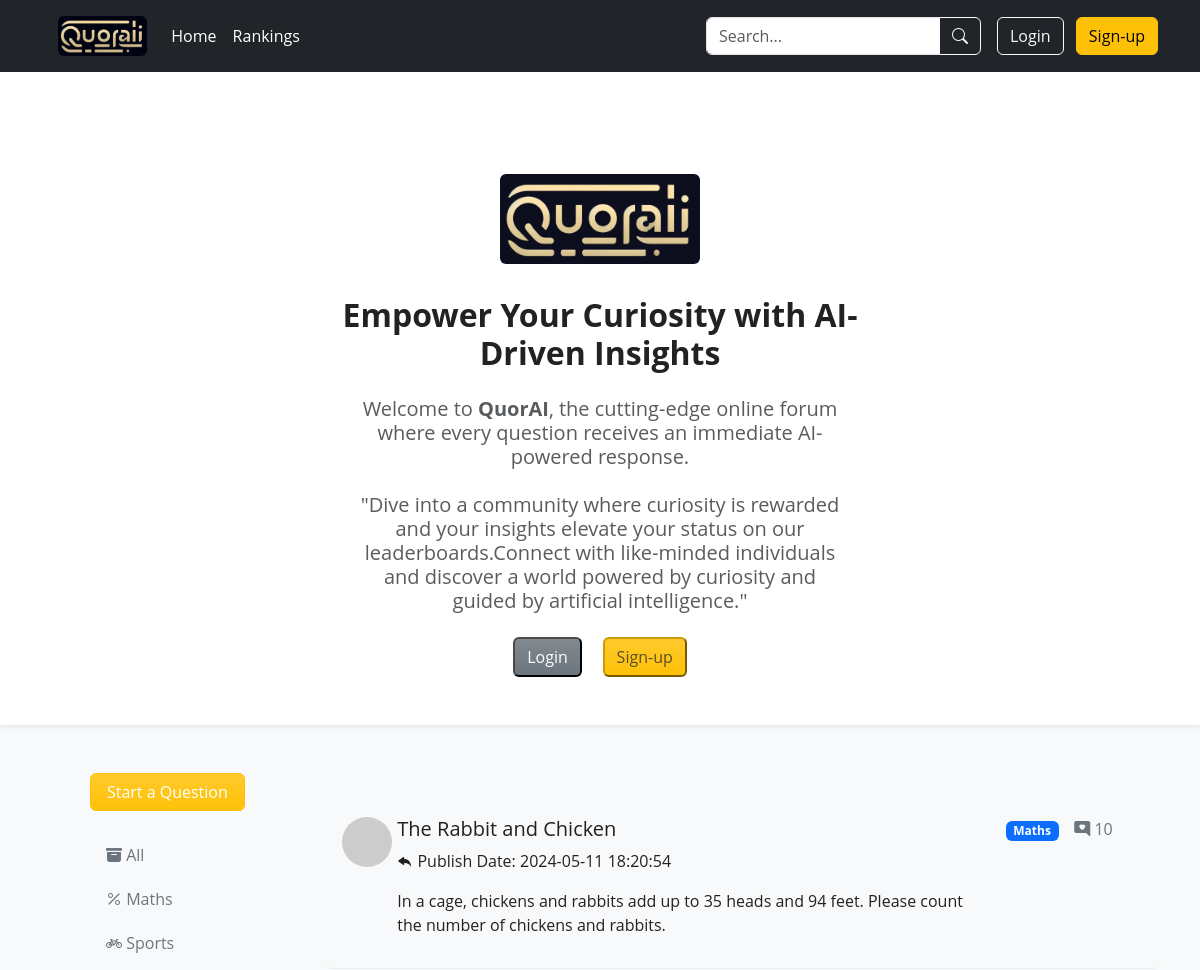
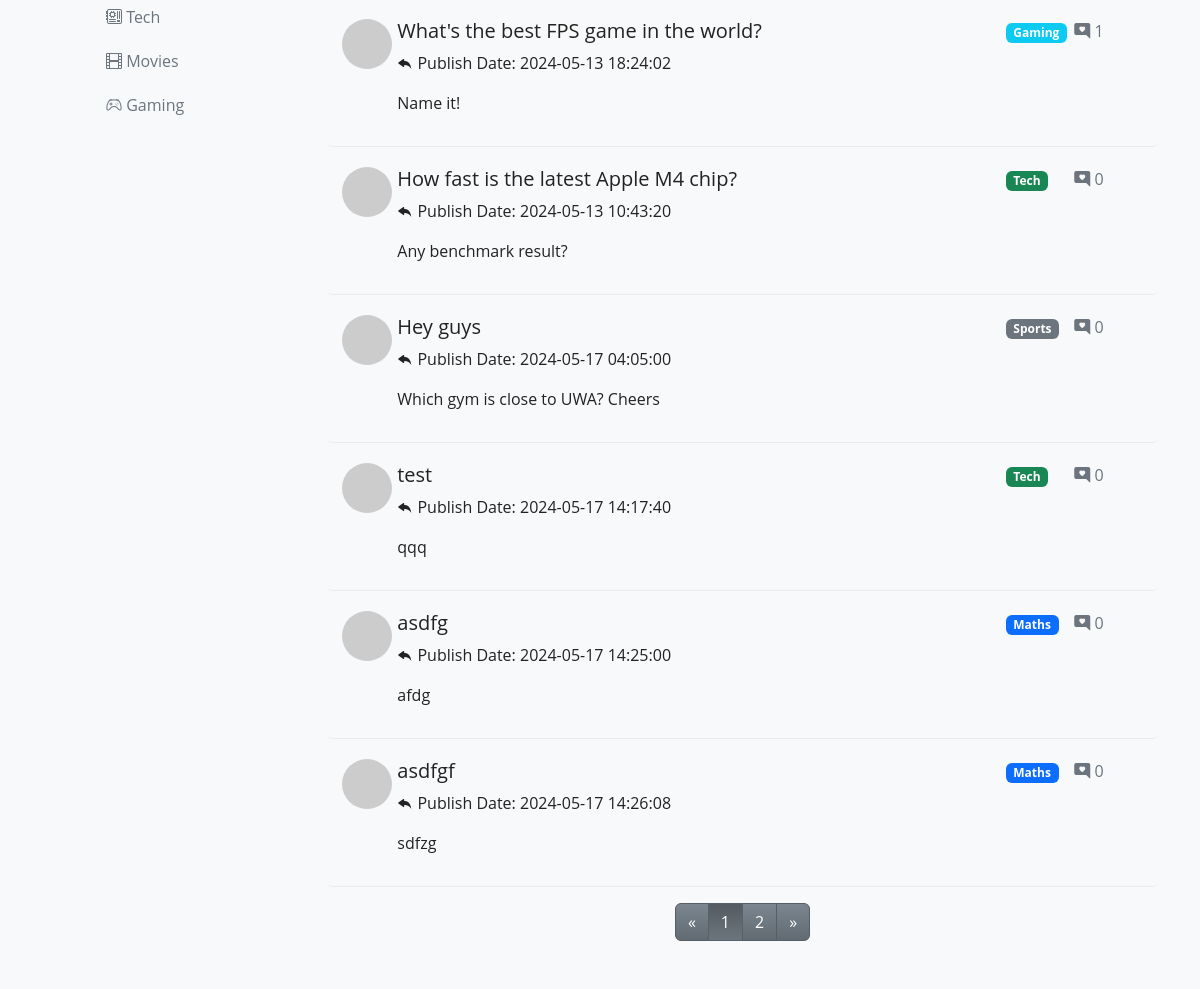
The page / on the database its author committed (2 pictures, top to bottom).
### app/models.py (models this page shows, shortened)
class Category(db.Model):
    id = db.Column(db.Integer, primary_key=True)
    name = db.Column(db.String(32), unique=True)
    iconClass = db.Column(db.String(32))
    posts = db.relationship('Post', backref='category', lazy='dynamic')

class Post(db.Model):
    id = db.Column(db.Integer, primary_key=True)
    title = db.Column(db.String(64))
    body = db.Column(db.String(1024))
    timestamp = db.Column(db.DateTime, index=True, default=datetime.now)
    author_id = db.Column(db.Integer, db.ForeignKey('user.id'), index=True)
    category_id = db.Column(db.Integer, db.ForeignKey('category.id'), index=True)
    comments = db.relationship('Comment', backref='post', lazy='dynamic')
    is_solved = db.Column(db.Boolean, default=False)

### app/routes.py (the view)
@app.route('/')
def index():
    page = request.args.get('page', 1, type=int)
    category_id = request.args.get('category')
    if category_id:
        paginate = Post.query.filter_by(
            category_id=category_id).paginate(page=page, per_page=7)
    else:
        paginate = Post.query.paginate(page=page, per_page=7)
    categories = Category.query.all()
    return render_template('index.html', user=current_user, categories=categories, paginate=paginate)

### app/templates/index.html (shortened to what this page needs)
{% extends "base.html" %}
{% block style %}
<link rel="stylesheet" href="{{ url_for('static', filename='css/index.css') }}" />
{% endblock %}
{% block main %}
<div class="bg-light">
    {% if not current_user.is_authenticated %}
    <div class="text-center bg-white pt-3 shadow-sm pb-5">
        <h1 class="danger-text pt-5 pb-4"><img alt="logo" src="{{ url_for('static', filename='img/4501715747379_.pic.jpg') }}" class="rounded index-logo" /></h1>
        <div class="col-md-6 offset-3">
            <h2><b>Empower Your Curiosity with AI-Driven Insights</b></h2>
            <h5 class="mt-4 mb-4 col-md-10 offset-1 text-muted">Welcome to <b>QuorAI</b>, the cutting-edge online forum where every question receives an immediate AI-powered response.</h5>
            <h5 class="mt-4 mb-4 col-md-10 offset-1 text-muted">"Dive into a community where curiosity is rewarded and your insights elevate your status on our leaderboards.Connect with like-minded individuals and discover a world powered by curiosity and guided by artificial intelligence."</h5>
        </div>
        <div>
            <a class="btn btn-secondary bg-gradient btn-large intro-btn-login" href="#" data-bs-toggle="modal" data-bs-target="#ModalToggle">Login</a>
            <a class="btn btn-warning bg-gradient btn-large intro-btn-signup text-muted" href="#" data-bs-toggle="modal" data-bs-target="#staticBackdrop">Sign-up</a>
       </div>
    </div>
    {% endif %}
    <div class="container mt-5">
        <div class="row clearfix">
            <div class="homepage-nav col-md-3 column">
                <a class="btn btn-warning bg-gradient text-white px-3 mx-5" href="{{ url_for('newDiscussion') }}">Start a
                    Question</a>
                <ul class="nav flex-column mt-4 mx-5">
                    <li class="nav-item mb-1">
                        <a class="nav-link text-secondary hover-orange" href= "/">
                            <i class="bi bi-archive-fill"></i>
                            <span class="Button-label">All</span>
                        </a>
                    </li>
                    {% for category in categories %}
                    <li class="nav-item mb-1">
                        <a class="nav-link text-secondary hover-orange" href="?category={{ category.id }}">
                            <i class="{{ category.iconClass }}"></i>
                            <span class="Button-label">{{ category.name }}</span>
                        </a>
                    </li>
                    {% endfor %}
                </ul>
            </div>
            <div class="homepage-results col-md-9 column">
                {% if paginate.total == 0 %}
                <h4 class="text-center mt-4 text-secondary">
                    No discussions found.
                </h4>
                {% else %}
                <ul class="discussion-list list-unstyled mt-4">
                    {% for post in paginate.items %}
                    <li>
                        <div class="row clearfix">
                            <div class="col-md-10 column row clearfix">
                                <div class="col-md-1 column">
                                    <img alt="Avatar" src='https://robohash.org/{{ post.author.email }}' class="rounded-circle"
                                        style="width: 50px; height: 50px;" />
                                </div>
                                <div class="col-md-11">
                                    <h5>
                                        <a href="{{ url_for('postDetails', post_id=post.id) }}" style="text-decoration: none; color: inherit;" onmouseover="this.style.color='#007bff'" onmouseout="this.style.color='inherit'">{{ post.title }}</a>
                                    </h5>
                                    <p>
                                        <i class="bi bi-reply-fill"></i>
                                        Publish Date: <span id="humanTimestamp_{{ post.id }}"></span>
                                    </p>
                                    <p>
                                        {{ post.body }}
                                    </p>
                                </div>
                            </div>
                            <div class="col-md-2 column">
                                <div class="row clearfix">
                                    <div class="col-md-6 column">
                                        <span class="badge category-tag" data-category-id="{{ post.category.id }}">{{ post.category.name }}</span>
                                    </div>
                                    <div class="col-md-6 column text-secondary">
                                        <p>
                                            <i class="bi bi-chat-right-heart-fill"></i>
                                            {{ post.comments.all()|length }}
                                        </p>
                                    </div>
                                </div>
                            </div>
                        </div>
                    </li>
                    {% endfor %}
                </ul>
                <ul class="pagination justify-content-center mb-5">
                    <li {% if not paginate.has_prev %}class="page-item disabled" {% else %}class="page-item" {% endif %}><a
                            class="page-link" href="{{ url_for('index') }}?page={{ paginate.prev_num }}"
                            aria-label="Previous"><span aria-hidden="true">&laquo;</span></a></li>
                    {% for num in range(1, paginate.pages+1) %}
                    <li {% if num==paginate.page %}class="page-item active" {% else %}class="page-item" {% endif %}><a
                            class="page-link" href="{{ url_for('index') }}?page={{ num }}">{{ num }}</a></li>
                    {% endfor %}
                    <li {% if not paginate.has_next %}class="page-item disabled" {% else %}class="page-item" {% endif %}><a
                            class="page-link" href="{{ url_for('index') }}?page={{ paginate.next_num }}"
                            aria-label="Next"><span aria-hidden="true">&raquo;</span></a></li>
                </ul>
                {% endif %}
            </div>
        </div>
    </div>
</div>
{% endblock %}

### app/static/css/base.css (style rules this page uses)
* { box-sizing: border-box; margin: 0; padding: 0; }
body { font-family: 'Open Sans', sans-serif; color: #222; overflow-x: hidden; }

### app/static/css/index.css (style rules this page uses)
.discussion-list li { padding: 20px 15px 15px 15px; border-bottom: 1px solid #9f9f9f24; border-radius: 5px; transition: all 0.2s ease-in-out; }
.pagination .page-link { color: #fff; background-color: #6c757d; background-image: linear-gradient(180deg, #7b8690, #626b72); border: 1px solid #575f66; transition: all 0.2s; }
.pagination .page-item.active .page-link { background-color: #545b62; background-image: linear-gradient(180deg, #545b62, #6c757d); border-color: #596168; }
.index-logo { height: 90px; opacity: 0.95; filter: blur(0.1px); }
.intro-btn-login { border: 2px outset #4a4a4a; }
.intro-btn-signup { border: 2px outset #cc9a06; }

### rows shown on the page
Category: name "Maths"
Category: name "Sports"
Category: name "Tech"
Category: name "Movies"
Category: name "Gaming"
Post: title "The Rabbit and Chicken", body "In a cage, chickens and rabbits add up to 35 heads and 94 feet. Please count the number of chickens and rabbits.", category.name "Maths", comments.all|length "10"
Post: title "What's the best FPS game in the world?", body "Name it!", category.name "Gaming", comments.all|length "1"
Post: title "How fast is the latest Apple M4 chip?", body "Any benchmark result?", category.name "Tech", comments.all|length "0"
Post: title "Hey guys", body "Which gym is close to UWA? Cheers", category.name "Sports", comments.all|length "0"
Post: title "test", body "qqq", category.name "Tech", comments.all|length "0"
Post: title "asdfg", body "afdg", category.name "Maths", comments.all|length "0"
Post: title "asdfgf", body "sdfzg", category.name "Maths", comments.all|length "0"

### other values the page prints
{{ num }} "1" "2"
